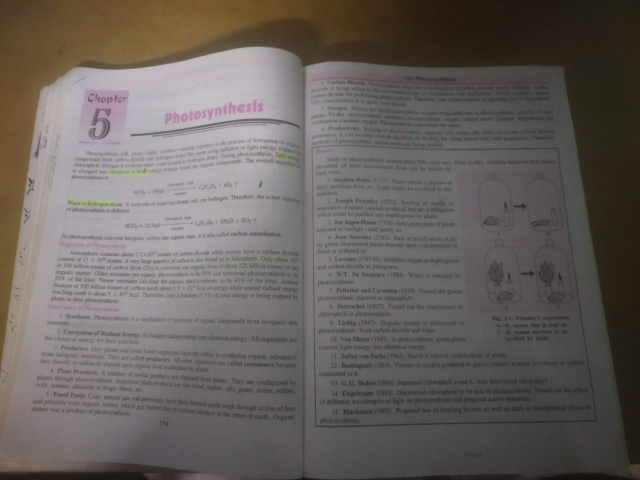
#> input picture test6.png, 1280 x 960 px, found by its file name (shown at 1/2 size)
$ python contourDetect.py
#> lines starting #> are read from the running program, lines starting #| are printed output that depends on the picture; after the words box and inside, x2 and y2 are one past the last pixel; in counts of white or black regions, pixels touching at a corner belong together
import numpy as np
import cv2
img = cv2.imread(r"L:\final_year_project\Smart-Text-Reader\test6.PNG")
#> img is the input picture: shape (960, 1280, 3); mean B, G, R 94.4, 97.9, 103.7
h, w, c = img.shape
#> h = 960; w = 1280; c = 3
img = cv2.resize(img, (512, 512))
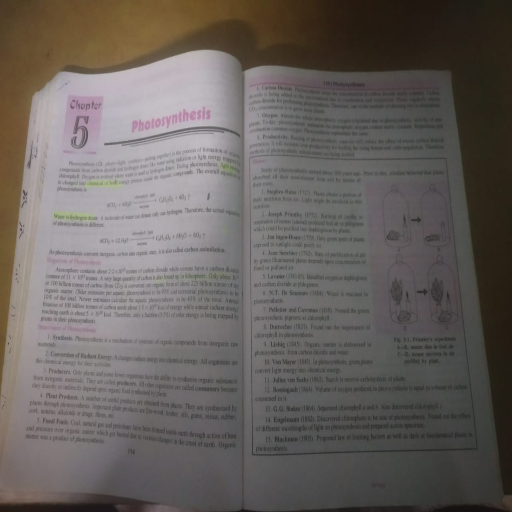
#> img: shape (512, 512, 3); mean B, G, R 94.4, 97.8, 103.7
gray = cv2.cvtColor(img, cv2.COLOR_BGR2GRAY)
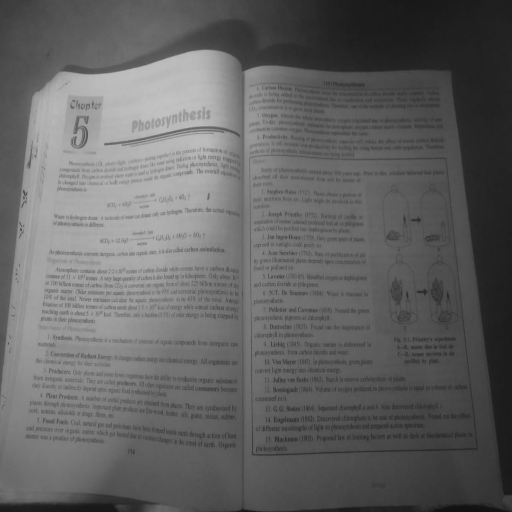
#> gray: shape (512, 512); min 17, max 195, mean 99.2

threshM = cv2.adaptiveThreshold(
    gray, 255, cv2.ADAPTIVE_THRESH_MEAN_C, cv2.THRESH_BINARY, 25, 5)
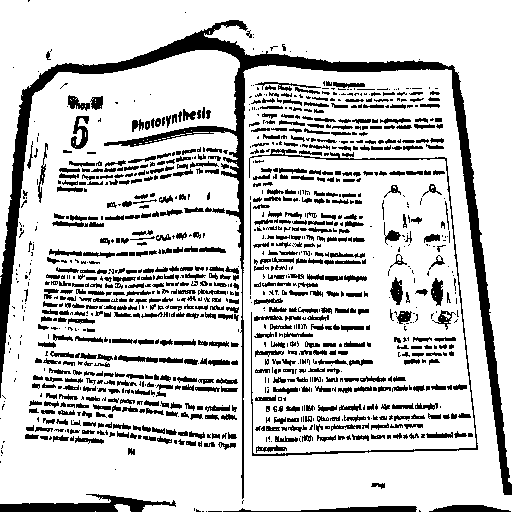
#> threshM: shape (512, 512); 80.5% white; 1141 black regions (530 under 20 px), largest, box (x1, y1, x2, y2) and area: (0, 20, 512, 499) 14089, (249, 149, 478, 456) 1509, (0, 494, 176, 512) 1505
threshG = cv2.adaptiveThreshold(
    gray, 255, cv2.ADAPTIVE_THRESH_GAUSSIAN_C, cv2.THRESH_BINARY, 55, 5)
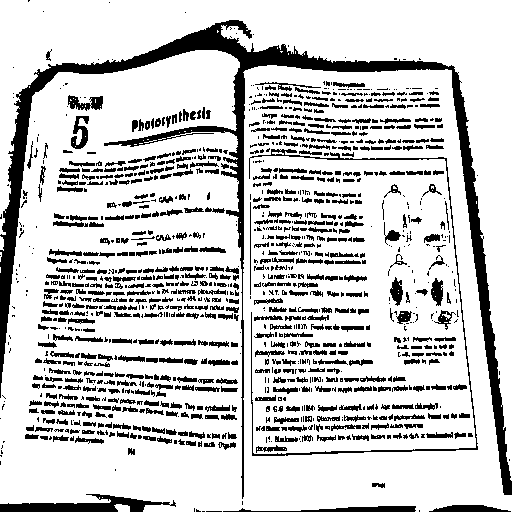
#> threshG: shape (512, 512); 80% white; 1157 black regions (540 under 20 px), largest, box (x1, y1, x2, y2) and area: (0, 20, 512, 499) 15791, (0, 494, 176, 512) 1505, (249, 149, 478, 456) 1446


ele = cv2.getStructuringElement(cv2.MORPH_RECT, (5, 5))

di = cv2.morphologyEx(threshG, cv2.MORPH_DILATE, ele)
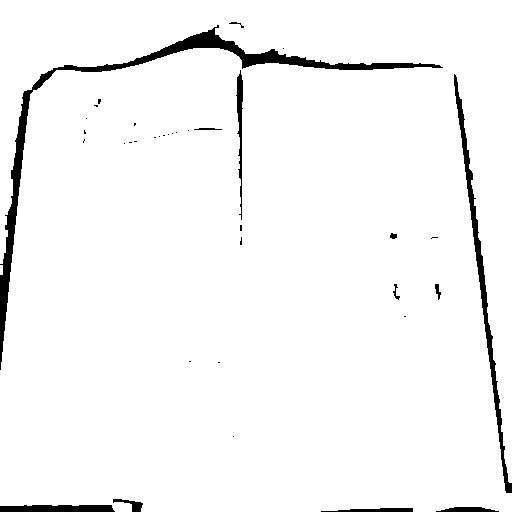
#> di: shape (512, 512); 96.5% white; 36 black regions (24 under 20 px), largest, box (x1, y1, x2, y2) and area: (0, 25, 443, 370) 5077, (454, 74, 512, 493) 2076, (0, 505, 115, 512) 749
di1 = cv2.morphologyEx(threshG, cv2.MORPH_ERODE, ele)
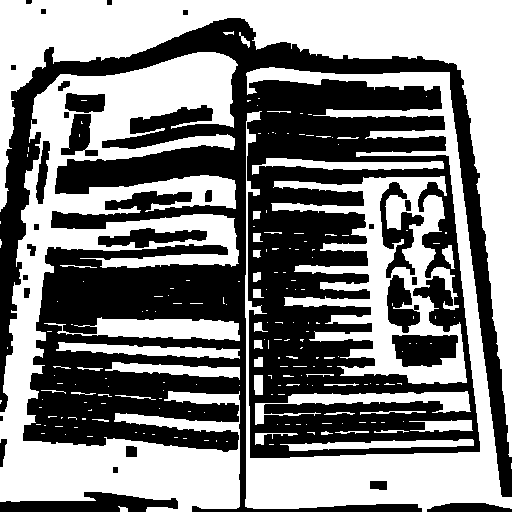
#> di1: shape (512, 512); 51.4% white; 30 black regions (1 under 20 px)
cv2.imshow("di", di)
cv2.imshow("di1", di1)


#cannyop = cv2.Canny(threshG,100,150,)
#
contours, hierarchy = cv2.findContours(
    di, mode=cv2.RETR_CCOMP, method=cv2.CHAIN_APPROX_SIMPLE)
#> contours = 35 contours, 27 with area under 20; largest, box (x1, y1, x2, y2) and area: (0, 0, 512, 512) 251476, (235, 69, 244, 221) 616, (193, 127, 223, 131) 72, (434, 283, 442, 301) 70, (392, 283, 401, 301) 60, (389, 232, 398, 240) 42, (228, 21, 242, 26) 32, (239, 236, 243, 246) 20
imgc = img.copy()


# print(cc,a)
#> (the run stopped early here; a loop or call above may not have finished)

$ run again, with test1.PNG copied over test6.png
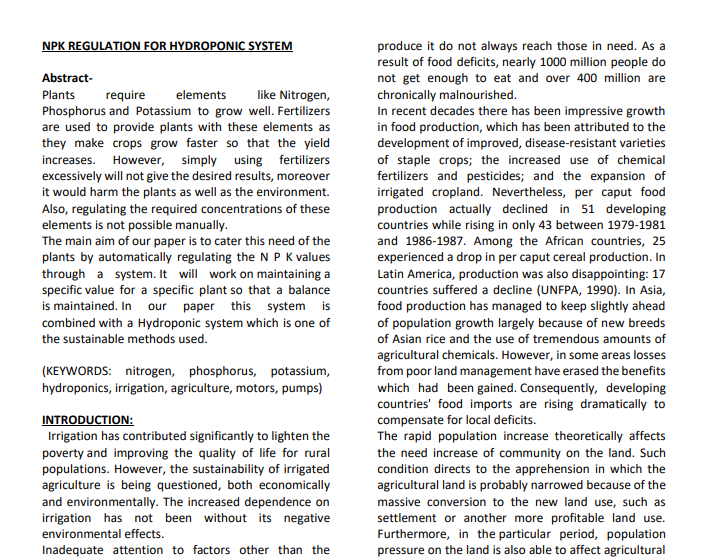
#> input picture test1.PNG, 711 x 558 px, found by its file name
#> img is the input picture: shape (558, 711, 3); mean B, G, R 230, 230, 230.1
#> img: shape (512, 512, 3)
#> `threshM = cv2.adaptiveThreshold( gray, 255, cv2.ADAPTIVE_THRESH_MEAN_C..`:
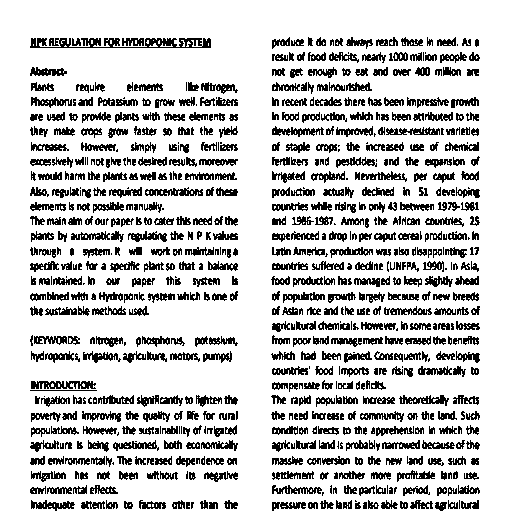
#> threshM: shape (512, 512); 79.4% white; black in thin lines or dots, all inside (x1, y1, x2, y2) = (30, 37, 480, 511)
#> di: shape (512, 512); 100% white; black in thin lines or dots, all inside (x1, y1, x2, y2) = (33, 41, 477, 507)
#> `di1 = cv2.morphologyEx(threshG, cv2.MORPH_ERODE, ele)`:
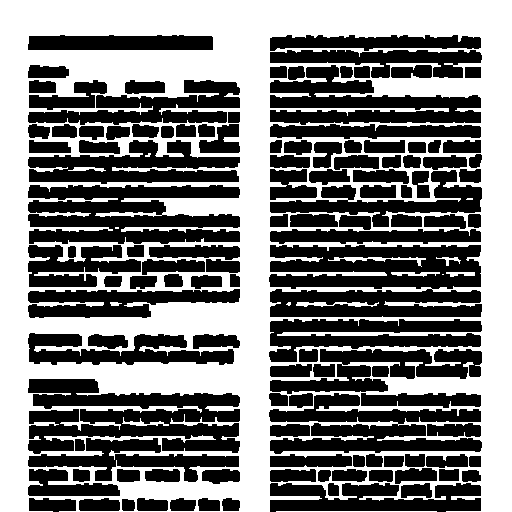
#> di1: shape (512, 512); 48.1% white; 15 white regions (5 under 20 px)
#> contours = 34 contours, 33 with area under 20; largest, box (x1, y1, x2, y2) and area: (0, 0, 512, 512) 261121

$ run again, with test2.PNG copied over test6.png
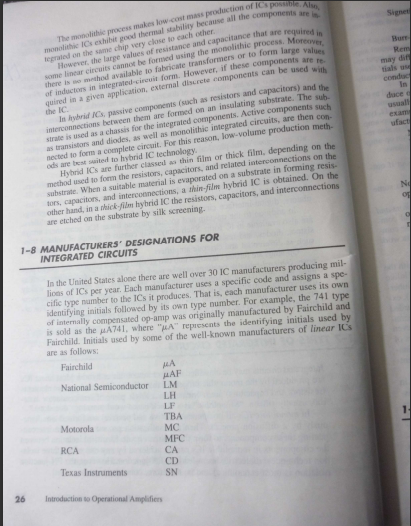
#> input picture test2.PNG, 411 x 526 px, found by its file name
#> img is the input picture: shape (526, 411, 3); mean B, G, R 174.9, 174.2, 175.1
#> img: shape (512, 512, 3)
#> `threshM = cv2.adaptiveThreshold( gray, 255, cv2.ADAPTIVE_THRESH_MEAN_C..`:
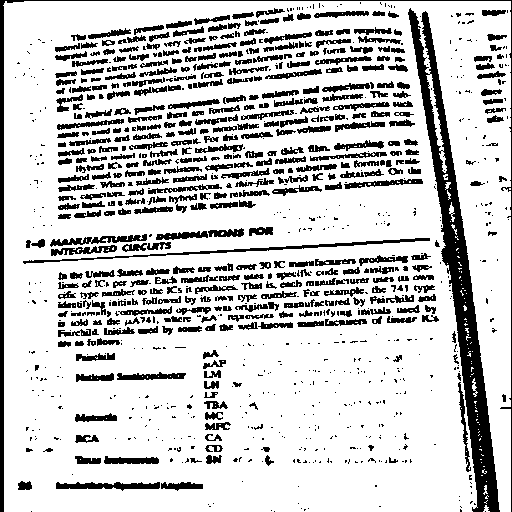
#> threshM: shape (512, 512); 79.3% white; 1020 black regions (561 under 20 px), largest, box (x1, y1, x2, y2) and area: (408, 8, 500, 512) 9212, (0, 0, 512, 512) 3163, (23, 238, 430, 264) 1030
#> threshG: shape (512, 512); 78.7% white; 905 black regions (465 under 20 px), largest, box (x1, y1, x2, y2) and area: (409, 8, 499, 512) 11201, (0, 0, 512, 512) 3167, (23, 238, 430, 263) 975
#> di: shape (512, 512); 96.6% white; 132 black regions (126 under 20 px), largest, box (x1, y1, x2, y2) and area: (411, 13, 497, 512) 7434, (0, 0, 3, 512) 1020, (116, 485, 157, 487) 42, (170, 485, 201, 487) 38, (128, 460, 156, 462) 32, (107, 460, 123, 462) 20
#> `di1 = cv2.morphologyEx(threshG, cv2.MORPH_ERODE, ele)`:
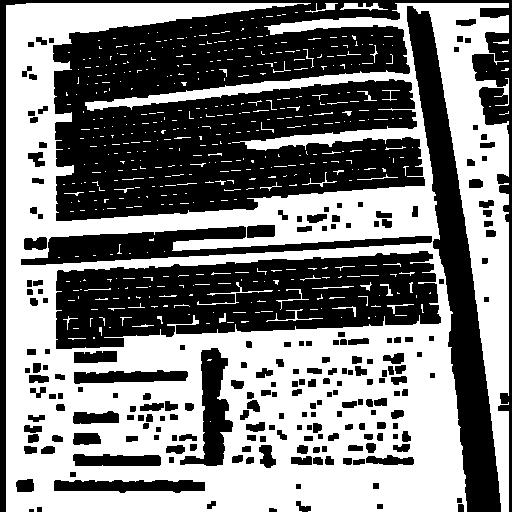
#> di1: shape (512, 512); 49.5% white; 511 white regions (454 under 20 px)
#> contours = 137 contours, 120 with area under 20; largest, box (x1, y1, x2, y2) and area: (1, 0, 512, 512) 251618, (115, 484, 158, 488) 83, (418, 34, 427, 48) 76, (433, 107, 439, 124) 74, (425, 68, 432, 83) 72

$ run again, with test3.png copied over test6.png
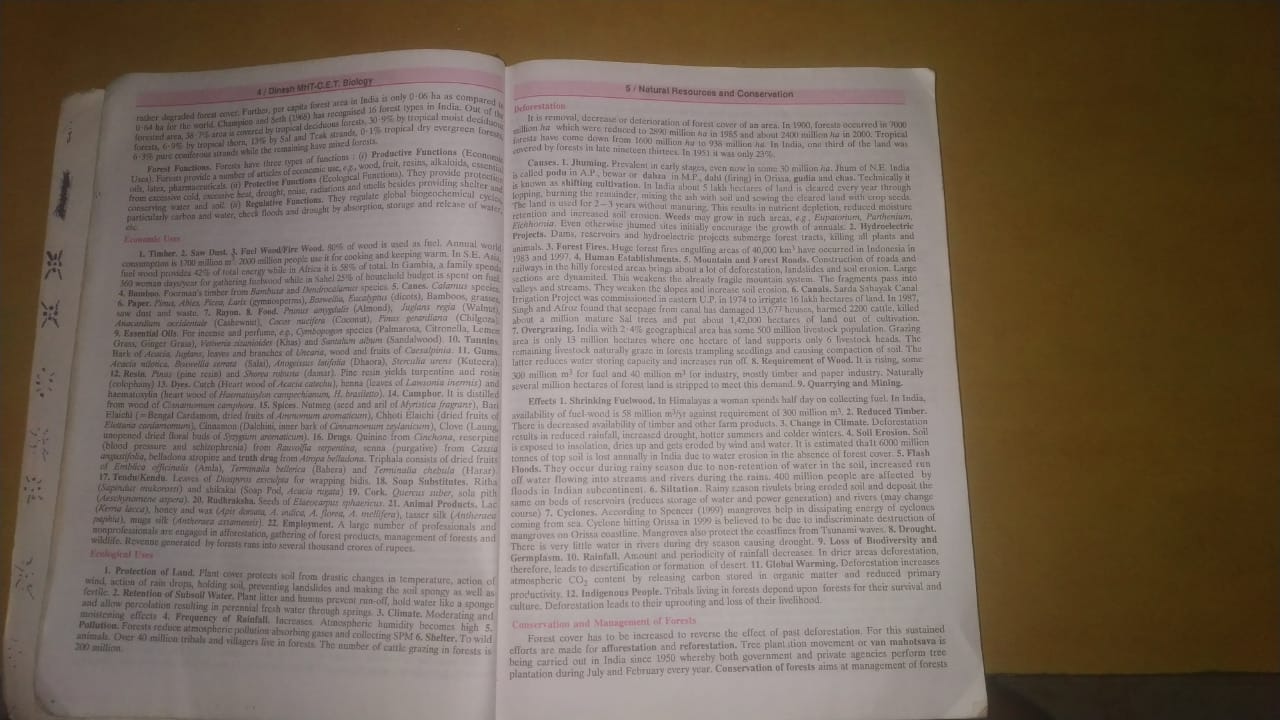
#> input picture test3.png, 1280 x 720 px, found by its file name
#> img is the input picture: shape (720, 1280, 3); mean B, G, R 93.9, 106.6, 120.9
#> img: shape (512, 512, 3)
#> `threshM = cv2.adaptiveThreshold( gray, 255, cv2.ADAPTIVE_THRESH_MEAN_C..`:
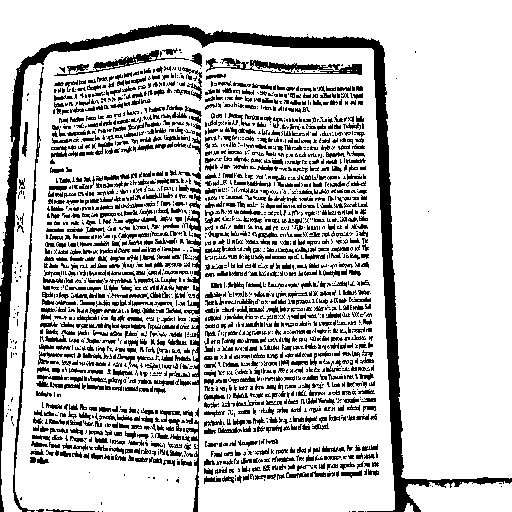
#> threshM: shape (512, 512); 78.2% white; 2156 black regions (1270 under 20 px), largest, box (x1, y1, x2, y2) and area: (0, 24, 512, 512) 12407, (13, 67, 44, 512) 1036, (206, 58, 362, 75) 997
#> threshG: shape (512, 512); 78% white; 2244 black regions (1378 under 20 px), largest, box (x1, y1, x2, y2) and area: (0, 21, 512, 512) 14071, (16, 73, 42, 444) 643, (54, 54, 202, 76) 566
#> di: shape (512, 512); 97% white; 14 black regions (12 under 20 px), largest, box (x1, y1, x2, y2) and area: (22, 25, 427, 512) 6089, (0, 74, 22, 435) 1724
#> `di1 = cv2.morphologyEx(threshG, cv2.MORPH_ERODE, ele)`:
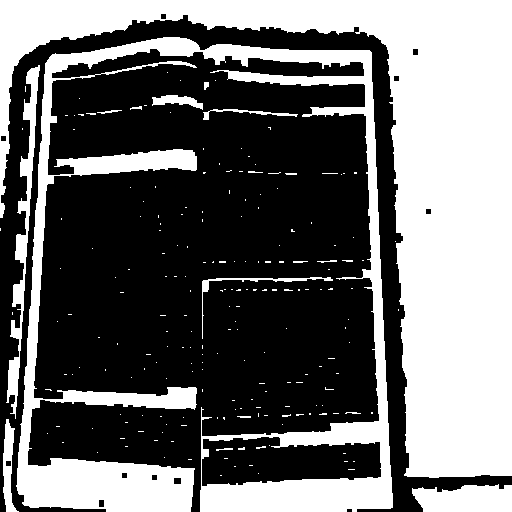
#> di1: shape (512, 512); 42.4% white; 209 white regions (191 under 20 px)
#> contours = 14 contours, 12 with area under 20; largest, box (x1, y1, x2, y2) and area: (0, 0, 512, 512) 252370, (21, 49, 49, 73) 161
